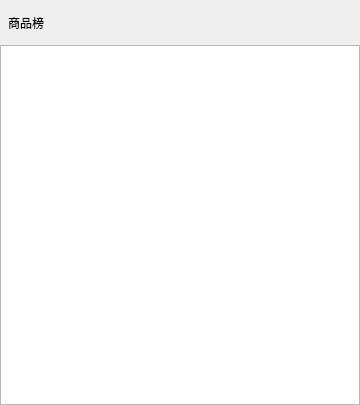
<?xml version="1.0" encoding="UTF-8"?>
<ui version="4.0">
 <class>SearchForm</class>
 <widget class="QWidget" name="SearchForm">
  <property name="geometry">
   <rect>
    <x>0</x>
    <y>0</y>
    <width>360</width>
    <height>405</height>
   </rect>
  </property>
  <property name="windowTitle">
   <string>Form</string>
  </property>
  <widget class="QListWidget" name="listWidget">
   <property name="geometry">
    <rect>
     <x>0</x>
     <y>45</y>
     <width>360</width>
     <height>360</height>
    </rect>
   </property>
   <property name="sizePolicy">
    <sizepolicy hsizetype="Expanding" vsizetype="Preferred">
     <horstretch>0</horstretch>
     <verstretch>0</verstretch>
    </sizepolicy>
   </property>
   <property name="maximumSize">
    <size>
     <width>16777215</width>
     <height>375</height>
    </size>
   </property>
  </widget>
  <widget class="QLabel" name="label">
   <property name="geometry">
    <rect>
     <x>8</x>
     <y>12</y>
     <width>61</width>
     <height>21</height>
    </rect>
   </property>
   <property name="font">
    <font>
     <family>Microsoft YaHei UI</family>
    </font>
   </property>
   <property name="text">
    <string>商品榜</string>
   </property>
  </widget>
 </widget>
 <resources/>
 <connections/>
</ui>
